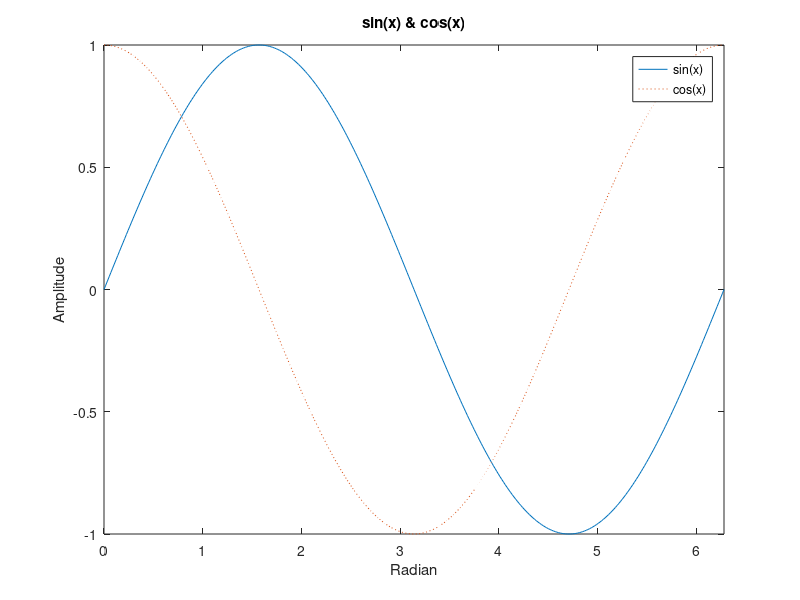

Reproduce this figure in MATLAB.
% lec02_ex5

clc; clear;
x = 0 : pi/180 : 2*pi;
y1 = sin(x);
y2 = cos(x);
plot(x, y1, x, y2, ':');
axis([0 2*pi -1 1]);
xlabel('Radian');
ylabel('Amplitude');
title('sin(x) & cos(x)');
legend('sin(x)', 'cos(x)', 'Locastion', 'sw');